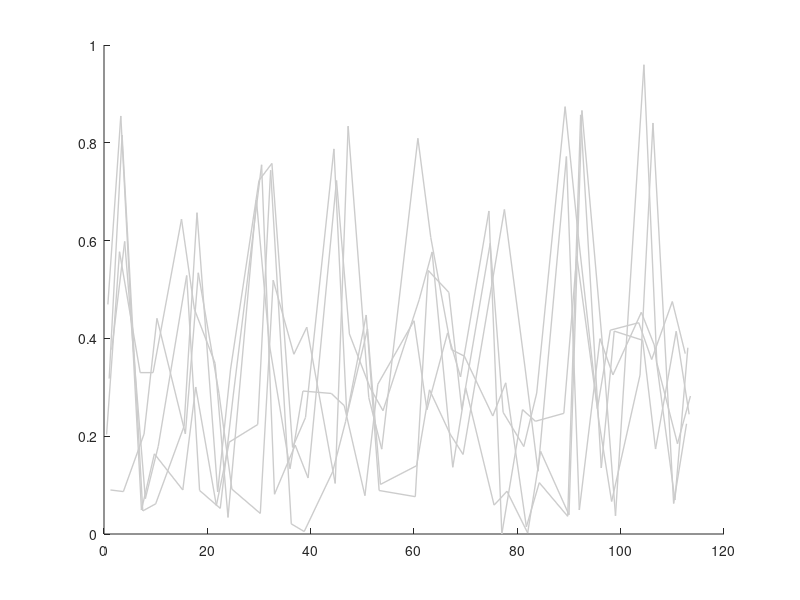

Reproduce this figure in MATLAB. (Note: this script raises an error after producing the figure.)
function barPlotRick(data, conditionNames, smpNames)

% TO DO: add ability to make arbitrary statistical comparisons, within and
% between subs // add box plots and/or violin plot options // document

% temp
conditionNames = {{'light on', 'light off'}, {'foreLead', 'foreLag', 'hindLead', 'hindLab'}, {'ipsi', 'contra'}, {'sal', 'mus'}};
smpNames = {'run1', 'run2', 'run3', 'run4', 'run5'};
mouseNum = 5;
dv = 'vel';
data = rand([cellfun(@length, conditionNames), mouseNum]);
data(:,:,2,:) = data(:,:,2,:) * .5;
data(:,2,:,:) = data(:,2,:,:) * .75;

% settings
connectLines = true;
groupSeparation = 1.5;
circSize = 40;
circAlpha = .8;
lineWidth = 1;

% initializations
condLevels = cellfun(@length, conditionNames);
totalConditions = prod(condLevels);
conditionsMat = nan(length(conditionNames), totalConditions);
labelVertSize = .1*length(conditionNames);
dataDims = size(data);
colors = hsv(dataDims(end)) * .8;
xJitters = linspace(-.5*lineWidth, .5*lineWidth, dataDims(end));
xJitters = xJitters(randperm(length(xJitters)));
conditionSymbols = {'o', 's', 'h', 'd'};

close all;
figure('color', 'white', 'menubar', 'none', 'position', [0 194 1345 314])

% create matrix where each column is an interection of conditions
xPositions = 1:totalConditions;
for i = 1:length(conditionNames)
    repeats = prod(condLevels(i+1:end));
    copies = totalConditions / (repeats*condLevels(i));
    conditionsMat(i,:) = repmat(repelem(1:condLevels(i), repeats), 1, copies);
    xPositions = xPositions + (repelem(1:copies*condLevels(i), repeats)-1) * groupSeparation;
end

% add lines connecting same sample across conditions
if connectLines
    for i = 1:dataDims(end)
        smpData = nan(1,totalConditions);
        for j = 1:totalConditions
            indsString = strrep(num2str(conditionsMat(:,j)'), '  ', ',');
            smpData(j) = squeeze(eval(['data(' indsString ',i)']));
        end
        line(xPositions+xJitters(i), smpData, ...
            'linewidth', 1, 'color', [.8 .8 .8]); hold on
    end
end


% plot data
hold on
for i = 1:totalConditions
    indsString = strrep(num2str(conditionsMat(:,i)'), '  ', ',');
    condData = squeeze(eval(['data(' indsString ',:)']));
    
    % add probability density estimate
    [p,y] = ksdensity(condData);
    p = p / max(p) * lineWidth*.5;
    fill([p -fliplr(p)]+xPositions(i), [y fliplr(y)], [.8 .8 .8], 'FaceColor', 'none')
    
    % scatter raw data
    scatter(xJitters + xPositions(i), condData, ...
        circSize, colors, conditionSymbols{conditionsMat(end,i)}, 'filled', 'MarkerFaceAlpha', circAlpha); hold on
    
    % add mean
    line([-.5 .5]*lineWidth + xPositions(i), repmat(mean(condData),1,2), ...
        'color', 'black', 'linewidth', 2)
    
    
end

% add room beneath x axis for condition labels
yLims = get(gca, 'YLim');
yTicks = get(gca, 'YTick');
set(gca, 'XColor', 'none', ...
    'YLim', [yLims(1)-labelVertSize*range(yLims), yLims(2)], 'YTick', yTicks, ...
    'XLim', [0 xPositions(end)+1], 'XTick', xPositions, 'XTickLabel', [])
line([0 0], [yLims(1)-labelVertSize*range(yLims), yLims(1)], 'color', 'white', 'linewidth', 3) % cover bottom of y axis with white line

% add labels
for i = 1:length(conditionNames)
    
    parentConditions = unique(conditionsMat(1:i-1,:)','rows');
    
    for j = 1:size(parentConditions,1)
        
        if i==1; bins=true(1,totalConditions)'; else; bins = ismember(conditionsMat(1:i-1,:)', parentConditions(j,:), 'rows'); end
        
        for k = 1:condLevels(i)
            inds = find(conditionsMat(i,:)==k & bins');
            xPos = mean(xPositions(inds));
            yPos = yLims(1)-labelVertSize*range(yLims) + ((labelVertSize*range(yLims))/(length(conditionNames)+1))*i;
            condText = text(xPos, yPos, conditionNames{i}(k), 'HorizontalAlignment', 'center');
            
            % add lines on the side of condition name
            if i<length(conditionNames)
                textPos = get(condText, 'Extent');
                line([xPositions(inds(1)) textPos(1)], [yPos yPos], 'color', [.5 .5 .5]) % left side of text
                line([textPos(1)+textPos(3) xPositions(inds(end))], [yPos yPos], 'color', [.5 .5 .5]) % right side of text
            end
        end
    end
end
ylabel(dv, 'position', [-.8 mean(yLims) -1])

% add legend
if exist('smpNames', 'var')
    for i = 1:length(smpNames); scatters(i) = scatter(nan,nan,50,colors(i,:),'o','filled'); end % create dummy scatters
    legend(scatters, smpNames, 'Location', 'northeastoutside', 'box', 'off')
end




